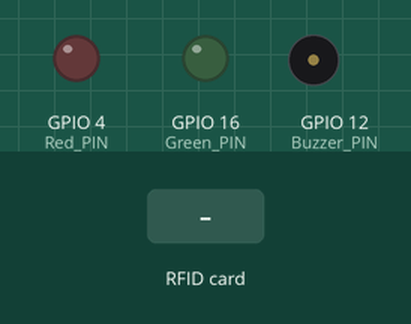
Simulated run of this sketch. Board: ESP32. Shown: output pins drawn as LEDs (lit = HIGH), buzzer (waves = sounding, pin HIGH). Dashed ring = blinking. The inputs (shaded band) are chosen by the test bench. WiFi joins after 1.5 s; servers stay silent unless stated.

Above: at 0.3 s.
At 2.8 s:
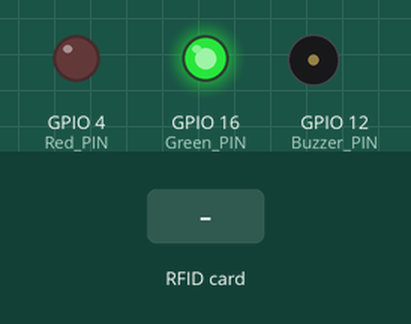
2.9 s: RFID card 5E 7A 19 C4 held to the reader
At 3.26 s:
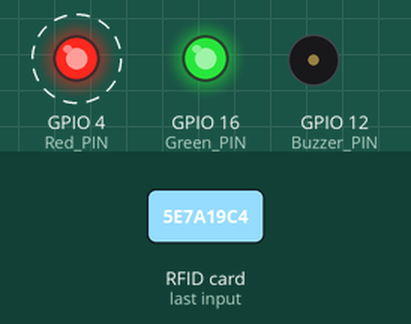
Timing chart, 0 to 5.9 s (numbered marks = the images above; inputs shaded):
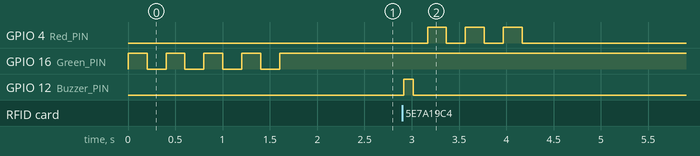

The sketch:

eSP_Firmware.ino
```cpp
#include <WiFi.h>
#include <FirebaseESP32.h>
#include <SPI.h>
#include <MFRC522.h>


//wifi data
const char* ssid = "Redmi 9T";
const char* password = "12345678@";

// Firebase project credentials
#define FIREBASE_HOST "https://rfid-data-log-default-rtdb.asia-southeast1.firebasedatabase.app/"
#define FIREBASE_AUTH "zs9s1CLt1aUtCBG0DFjbdNR7tFf5dQNuZPgpNC5N"


#define SS_PIN 22  // SDA pin of MFRC522
#define RST_PIN 21 // RST pin of MFRC522

#define Red_PIN 4  //red led
#define Green_PIN 16 //green led
#define Buzzer_PIN 12  // buzzer pin

MFRC522 mfrc522(SS_PIN, RST_PIN); // Create MFRC522 instance


// Define Firebase objects
FirebaseData firebaseData;
FirebaseConfig firebaseConfig;
FirebaseAuth firebaseAuth;

void setup() {

  pinMode(Red_PIN,OUTPUT);
  pinMode(Green_PIN,OUTPUT);
   pinMode(Buzzer_PIN,OUTPUT);

  // Connect to Wi-Fi
  WiFi.begin(ssid, password);

  while (WiFi.status() != WL_CONNECTED) {
      digitalWrite(Green_PIN,HIGH);
      delay(200);
      digitalWrite(Green_PIN,LOW);
      delay(200);;

  }

  digitalWrite(Green_PIN,HIGH);

  // Configure Firebase
  firebaseConfig.host = FIREBASE_HOST;
  firebaseConfig.signer.tokens.legacy_token = FIREBASE_AUTH;

  // Initialize Firebase
  Firebase.begin(&firebaseConfig, &firebaseAuth);
  Firebase.reconnectWiFi(true);

  SPI.begin(); // Initialize SPI bus
  mfrc522.PCD_Init(); // Initialize MFRC522 RFID reader

}


void loop() {

if (mfrc522.PICC_IsNewCardPresent() && mfrc522.PICC_ReadCardSerial()) {
    // Print UID of the card

    digitalWrite(Buzzer_PIN,HIGH);
    delay(100);
    digitalWrite(Buzzer_PIN,LOW);


     String uidString = "";

    for (byte i = 0; i < mfrc522.uid.size; i++) {
      if (mfrc522.uid.uidByte[i] < 0x10) {
        uidString += " 0";
      } else {
        uidString += " ";
      }
      uidString += String(mfrc522.uid.uidByte[i], HEX);
    }

    // Remove the leading space
    if (uidString.startsWith(" ")) {
      uidString = uidString.substring(1);
    }

    // Print the UID string


    if (Firebase.pushString(firebaseData, "/RFID", uidString)) {

      for(int i=1;i<4;i++){
      digitalWrite(Red_PIN,HIGH);
      delay(200);
      digitalWrite(Red_PIN,LOW);
      delay(200);
      }


    } else {
      //faild
     for(int i=1;i<4;i++){
      digitalWrite(Green_PIN,HIGH);
      delay(200);
      digitalWrite(Green_PIN,LOW);
      delay(200);

      }
       digitalWrite(Green_PIN,HIGH);
    }


  }

   while (WiFi.status() != WL_CONNECTED) {
      digitalWrite(Green_PIN,HIGH);
      delay(200);
      digitalWrite(Green_PIN,LOW);
      delay(200);;

  }
   digitalWrite(Green_PIN,HIGH);
}
```

Measured:
- after the input at 2.9 s, GPIO 4 (Red_PIN): alternates HIGH for 0.20 s and LOW for 0.20 s, 6 changes in all, then stays LOW, starting after 0.27 s; GPIO 12 (Buzzer_PIN): LOW → HIGH at once, → LOW 0.10 s later
